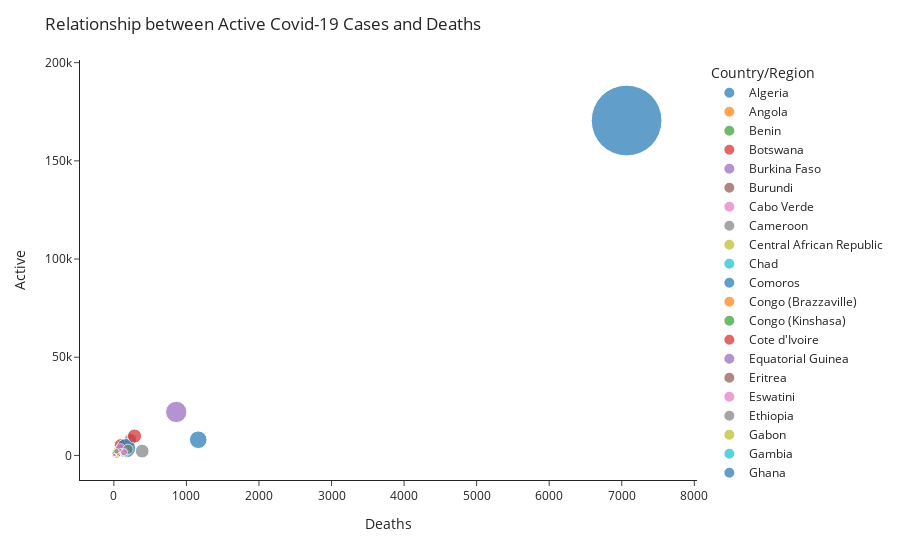

Source (notebook cell):
### Markdown cell above
The figure below sheds more light on how South Africa was affected in the early days of COVID-19 in comparison to the rest of Africa. We can clearly see that in terms of COVID-19 active cases and deaths South Africa was on its own. While cases hovered just under the 200,000 mark, deaths just slightly exceeded 7000. The rest of sub-Saharan Africa could be found at the other end of the scale. Less than 50,000 active cases and under 2000 deaths.

### Code cell
fig = px.scatter(africa, x="Deaths", y="Active", size="Confirmed", hover_name="Country/Region", color="Country/Region", template="simple_white", size_max=50)
fig.update_layout(
    height=400,
    title_text="Relationship between Active Covid-19 Cases and Deaths")
fig.show()

### Figure 1 — Plotly figure (JSON) as saved in the notebook; plotly's stock layout.template omitted (floating-point values rounded to 4 significant figures)
{"data": [{"hovertemplate": "<b>%{hovertext}</b><br><br>Country/Region=Algeria<br>Deaths=%{x}<br>Active=%{y}<br>Confirmed=%{marker.size}<extra></extra>", "hovertext": ["Algeria"], "legendgroup": "Algeria", "marker": {"color": "#1F77B4", "size": [27973], "sizemode": "area", "sizeref": 181.0, "symbol": "circle"}, "mode": "markers", "name": "Algeria", "orientation": "v", "showlegend": true, "type": "scatter", "x": [1163], "xaxis": "x", "y": [7973], "yaxis": "y"}, {"hovertemplate": "<b>%{hovertext}</b><br><br>Country/Region=Angola<br>Deaths=%{x}<br>Active=%{y}<br>Confirmed=%{marker.size}<extra></extra>", "hovertext": ["Angola"], "legendgroup": "Angola", "marker": {"color": "#FF7F0E", "size": [950], "sizemode": "area", "sizeref": 181.0, "symbol": "circle"}, "mode": "markers", "name": "Angola", "orientation": "v", "showlegend": true, "type": "scatter", "x": [41], "xaxis": "x", "y": [667], "yaxis": "y"}, {"hovertemplate": "<b>%{hovertext}</b><br><br>Country/Region=Benin<br>Deaths=%{x}<br>Active=%{y}<br>Confirmed=%{marker.size}<extra></extra>", "hovertext": ["Benin"], "legendgroup": "Benin", "marker": {"color": "#2CA02C", "size": [1770], "sizemode": "area", "sizeref": 181.0, "symbol": "circle"}, "mode": "markers", "name": "Benin", "orientation": "v", "showlegend": true, "type": "scatter", "x": [35], "xaxis": "x", "y": [699], "yaxis": "y"}, {"hovertemplate": "<b>%{hovertext}</b><br><br>Country/Region=Botswana<br>Deaths=%{x}<br>Active=%{y}<br>Confirmed=%{marker.size}<extra></extra>", "hovertext": ["Botswana"], "legendgroup": "Botswana", "marker": {"color": "#D62728", "size": [739], "sizemode": "area", "sizeref": 181.0, "symbol": "circle"}, "mode": "markers", "name": "Botswana", "orientation": "v", "showlegend": true, "type": "scatter", "x": [2], "xaxis": "x", "y": [674], "yaxis": "y"}, {"hovertemplate": "<b>%{hovertext}</b><br><br>Country/Region=Burkina Faso<br>Deaths=%{x}<br>Active=%{y}<br>Confirmed=%{marker.size}<extra></extra>", "hovertext": ["Burkina Faso"], "legendgroup": "Burkina Faso", "marker": {"color": "#9467BD", "size": [1100], "sizemode": "area", "sizeref": 181.0, "symbol": "circle"}, "mode": "markers", "name": "Burkina Faso", "orientation": "v", "showlegend": true, "type": "scatter", "x": [53], "xaxis": "x", "y": [121], "yaxis": "y"}, {"hovertemplate": "<b>%{hovertext}</b><br><br>Country/Region=Burundi<br>Deaths=%{x}<br>Active=%{y}<br>Confirmed=%{marker.size}<extra></extra>", "hovertext": ["Burundi"], "legendgroup": "Burundi", "marker": {"color": "#8C564B", "size": [378], "sizemode": "area", "sizeref": 181.0, "symbol": "circle"}, "mode": "markers", "name": "Burundi", "orientation": "v", "showlegend": true, "type": "scatter", "x": [1], "xaxis": "x", "y": [76], "yaxis": "y"}, {"hovertemplate": "<b>%{hovertext}</b><br><br>Country/Region=Cabo Verde<br>Deaths=%{x}<br>Active=%{y}<br>Confirmed=%{marker.size}<extra></extra>", "hovertext": ["Cabo Verde"], "legendgroup": "Cabo Verde", "marker": {"color": "#E377C2", "size": [2328], "sizemode": "area", "sizeref": 181.0, "symbol": "circle"}, "mode": "markers", "name": "Cabo Verde", "orientation": "v", "showlegend": true, "type": "scatter", "x": [22], "xaxis": "x", "y": [756], "yaxis": "y"}, {"hovertemplate": "<b>%{hovertext}</b><br><br>Country/Region=Cameroon<br>Deaths=%{x}<br>Active=%{y}<br>Confirmed=%{marker.size}<extra></extra>", "hovertext": ["Cameroon"], "legendgroup": "Cameroon", "marker": {"color": "#7F7F7F", "size": [17110], "sizemode": "area", "sizeref": 181.0, "symbol": "circle"}, "mode": "markers", "name": "Cameroon", "orientation": "v", "showlegend": true, "type": "scatter", "x": [391], "xaxis": "x", "y": [2180], "yaxis": "y"}, {"hovertemplate": "<b>%{hovertext}</b><br><br>Country/Region=Central African Republic<br>Deaths=%{x}<br>Active=%{y}<br>Confirmed=%{marker.size}<extra></extra>", "hovertext": ["Central African Republic"], "legendgroup": "Central African Republic", "marker": {"color": "#BCBD22", "size": [4599], "sizemode": "area", "sizeref": 181.0, "symbol": "circle"}, "mode": "markers", "name": "Central African Republic", "orientation": "v", "showlegend": true, "type": "scatter", "x": [59], "xaxis": "x", "y": [2994], "yaxis": "y"}, {"hovertemplate": "<b>%{hovertext}</b><br><br>Country/Region=Chad<br>Deaths=%{x}<br>Active=%{y}<br>Confirmed=%{marker.size}<extra></extra>", "hovertext": ["Chad"], "legendgroup": "Chad", "marker": {"color": "#17BECF", "size": [922], "sizemode": "area", "sizeref": 181.0, "symbol": "circle"}, "mode": "markers", "name": "Chad", "orientation": "v", "showlegend": true, "type": "scatter", "x": [75], "xaxis": "x", "y": [37], "yaxis": "y"}, {"hovertemplate": "<b>%{hovertext}</b><br><br>Country/Region=Comoros<br>Deaths=%{x}<br>Active=%{y}<br>Confirmed=%{marker.size}<extra></extra>", "hovertext": ["Comoros"], "legendgroup": "Comoros", "marker": {"color": "#1F77B4", "size": [354], "sizemode": "area", "sizeref": 181.0, "symbol": "circle"}, "mode": "markers", "name": "Comoros", "orientation": "v", "showlegend": true, "type": "scatter", "x": [7], "xaxis": "x", "y": [19], "yaxis": "y"}, {"hovertemplate": "<b>%{hovertext}</b><br><br>Country/Region=Congo (Brazzaville)<br>Deaths=%{x}<br>Active=%{y}<br>Confirmed=%{marker.size}<extra></extra>", "hovertext": ["Congo (Brazzaville)"], "legendgroup": "Congo (Brazzaville)", "marker": {"color": "#FF7F0E", "size": [3200], "sizemode": "area", "sizeref": 181.0, "symbol": "circle"}, "mode": "markers", "name": "Congo (Brazzaville)", "orientation": "v", "showlegend": true, "type": "scatter", "x": [54], "xaxis": "x", "y": [2317], "yaxis": "y"}, {"hovertemplate": "<b>%{hovertext}</b><br><br>Country/Region=Congo (Kinshasa)<br>Deaths=%{x}<br>Active=%{y}<br>Confirmed=%{marker.size}<extra></extra>", "hovertext": ["Congo (Kinshasa)"], "legendgroup": "Congo (Kinshasa)", "marker": {"color": "#2CA02C", "size": [8844], "sizemode": "area", "sizeref": 181.0, "symbol": "circle"}, "mode": "markers", "name": "Congo (Kinshasa)", "orientation": "v", "showlegend": true, "type": "scatter", "x": [208], "xaxis": "x", "y": [2936], "yaxis": "y"}, {"hovertemplate": "<b>%{hovertext}</b><br><br>Country/Region=Cote d'Ivoire<br>Deaths=%{x}<br>Active=%{y}<br>Confirmed=%{marker.size}<extra></extra>", "hovertext": ["Cote d'Ivoire"], "legendgroup": "Cote d'Ivoire", "marker": {"color": "#D62728", "size": [15655], "sizemode": "area", "sizeref": 181.0, "symbol": "circle"}, "mode": "markers", "name": "Cote d'Ivoire", "orientation": "v", "showlegend": true, "type": "scatter", "x": [96], "xaxis": "x", "y": [5198], "yaxis": "y"}, {"hovertemplate": "<b>%{hovertext}</b><br><br>Country/Region=Equatorial Guinea<br>Deaths=%{x}<br>Active=%{y}<br>Confirmed=%{marker.size}<extra></extra>", "hovertext": ["Equatorial Guinea"], "legendgroup": "Equatorial Guinea", "marker": {"color": "#9467BD", "size": [3071], "sizemode": "area", "sizeref": 181.0, "symbol": "circle"}, "mode": "markers", "name": "Equatorial Guinea", "orientation": "v", "showlegend": true, "type": "scatter", "x": [51], "xaxis": "x", "y": [2178], "yaxis": "y"}, {"hovertemplate": "<b>%{hovertext}</b><br><br>Country/Region=Eritrea<br>Deaths=%{x}<br>Active=%{y}<br>Confirmed=%{marker.size}<extra></extra>", "hovertext": ["Eritrea"], "legendgroup": "Eritrea", "marker": {"color": "#8C564B", "size": [265], "sizemode": "area", "sizeref": 181.0, "symbol": "circle"}, "mode": "markers", "name": "Eritrea", "orientation": "v", "showlegend": true, "type": "scatter", "x": [0], "xaxis": "x", "y": [74], "yaxis": "y"}, {"hovertemplate": "<b>%{hovertext}</b><br><br>Country/Region=Eswatini<br>Deaths=%{x}<br>Active=%{y}<br>Confirmed=%{marker.size}<extra></extra>", "hovertext": ["Eswatini"], "legendgroup": "Eswatini", "marker": {"color": "#E377C2", "size": [2316], "sizemode": "area", "sizeref": 181.0, "symbol": "circle"}, "mode": "markers", "name": "Eswatini", "orientation": "v", "showlegend": true, "type": "scatter", "x": [34], "xaxis": "x", "y": [1257], "yaxis": "y"}, {"hovertemplate": "<b>%{hovertext}</b><br><br>Country/Region=Ethiopia<br>Deaths=%{x}<br>Active=%{y}<br>Confirmed=%{marker.size}<extra></extra>", "hovertext": ["Ethiopia"], "legendgroup": "Ethiopia", "marker": {"color": "#7F7F7F", "size": [14547], "sizemode": "area", "sizeref": 181.0, "symbol": "circle"}, "mode": "markers", "name": "Ethiopia", "orientation": "v", "showlegend": true, "type": "scatter", "x": [228], "xaxis": "x", "y": [7933], "yaxis": "y"}, {"hovertemplate": "<b>%{hovertext}</b><br><br>Country/Region=Gabon<br>Deaths=%{x}<br>Active=%{y}<br>Confirmed=%{marker.size}<extra></extra>", "hovertext": ["Gabon"], "legendgroup": "Gabon", "marker": {"color": "#BCBD22", "size": [7189], "sizemode": "area", "sizeref": 181.0, "symbol": "circle"}, "mode": "markers", "name": "Gabon", "orientation": "v", "showlegend": true, "type": "scatter", "x": [49], "xaxis": "x", "y": [2458], "yaxis": "y"}, {"hovertemplate": "<b>%{hovertext}</b><br><br>Country/Region=Gambia<br>Deaths=%{x}<br>Active=%{y}<br>Confirmed=%{marker.size}<extra></extra>", "hovertext": ["Gambia"], "legendgroup": "Gambia", "marker": {"color": "#17BECF", "size": [326], "sizemode": "area", "sizeref": 181.0, "symbol": "circle"}, "mode": "markers", "name": "Gambia", "orientation": "v", "showlegend": true, "type": "scatter", "x": [8], "xaxis": "x", "y": [252], "yaxis": "y"}, {"hovertemplate": "<b>%{hovertext}</b><br><br>Country/Region=Ghana<br>Deaths=%{x}<br>Active=%{y}<br>Confirmed=%{marker.size}<extra></extra>", "hovertext": ["Ghana"], "legendgroup": "Ghana", "marker": {"color": "#1F77B4", "size": [33624], "sizemode": "area", "sizeref": 181.0, "symbol": "circle"}, "mode": "markers", "name": "Ghana", "orientation": "v", "showlegend": true, "type": "scatter", "x": [168], "xaxis": "x", "y": [3655], "yaxis": "y"}, {"hovertemplate": "<b>%{hovertext}</b><br><br>Country/Region=Guinea<br>Deaths=%{x}<br>Active=%{y}<br>Confirmed=%{marker.size}<extra></extra>", "hovertext": ["Guinea"], "legendgroup": "Guinea", "marker": {"color": "#FF7F0E", "size": [7055], "sizemode": "area", "sizeref": 181.0, "symbol": "circle"}, "mode": "markers", "name": "Guinea", "orientation": "v", "showlegend": true, "type": "scatter", "x": [45], "xaxis": "x", "y": [753], "yaxis": "y"}, {"hovertemplate": "<b>%{hovertext}</b><br><br>Country/Region=Guinea-Bissau<br>Deaths=%{x}<br>Active=%{y}<br>Confirmed=%{marker.size}<extra></extra>", "hovertext": ["Guinea-Bissau"], "legendgroup": "Guinea-Bissau", "marker": {"color": "#2CA02C", "size": [1954], "sizemode": "area", "sizeref": 181.0, "symbol": "circle"}, "mode": "markers", "name": "Guinea-Bissau", "orientation": "v", "showlegend": true, "type": "scatter", "x": [26], "xaxis": "x", "y": [1125], "yaxis": "y"}, {"hovertemplate": "<b>%{hovertext}</b><br><br>Country/Region=Kenya<br>Deaths=%{x}<br>Active=%{y}<br>Confirmed=%{marker.size}<extra></extra>", "hovertext": ["Kenya"], "legendgroup": "Kenya", "marker": {"color": "#D62728", "size": [17975], "sizemode": "area", "sizeref": 181.0, "symbol": "circle"}, "mode": "markers", "name": "Kenya", "orientation": "v", "showlegend": true, "type": "scatter", "x": [285], "xaxis": "x", "y": [9857], "yaxis": "y"}, {"hovertemplate": "<b>%{hovertext}</b><br><br>Country/Region=Lesotho<br>Deaths=%{x}<br>Active=%{y}<br>Confirmed=%{marker.size}<extra></extra>", "hovertext": ["Lesotho"], "legendgroup": "Lesotho", "marker": {"color": "#9467BD", "size": [505], "sizemode": "area", "sizeref": 181.0, "symbol": "circle"}, "mode": "markers", "name": "Lesotho", "orientation": "v", "showlegend": true, "type": "scatter", "x": [12], "xaxis": "x", "y": [365], "yaxis": "y"}, {"hovertemplate": "<b>%{hovertext}</b><br><br>Country/Region=Liberia<br>Deaths=%{x}<br>Active=%{y}<br>Confirmed=%{marker.size}<extra></extra>", "hovertext": ["Liberia"], "legendgroup": "Liberia", "marker": {"color": "#8C564B", "size": [1167], "sizemode": "area", "sizeref": 181.0, "symbol": "circle"}, "mode": "markers", "name": "Liberia", "orientation": "v", "showlegend": true, "type": "scatter", "x": [72], "xaxis": "x", "y": [449], "yaxis": "y"}, {"hovertemplate": "<b>%{hovertext}</b><br><br>Country/Region=Madagascar<br>Deaths=%{x}<br>Active=%{y}<br>Confirmed=%{marker.size}<extra></extra>", "hovertext": ["Madagascar"], "legendgroup": "Madagascar", "marker": {"color": "#E377C2", "size": [9690], "sizemode": "area", "sizeref": 181.0, "symbol": "circle"}, "mode": "markers", "name": "Madagascar", "orientation": "v", "showlegend": true, "type": "scatter", "x": [91], "xaxis": "x", "y": [3339], "yaxis": "y"}, {"hovertemplate": "<b>%{hovertext}</b><br><br>Country/Region=Malawi<br>Deaths=%{x}<br>Active=%{y}<br>Confirmed=%{marker.size}<extra></extra>", "hovertext": ["Malawi"], "legendgroup": "Malawi", "marker": {"color": "#7F7F7F", "size": [3664], "sizemode": "area", "sizeref": 181.0, "symbol": "circle"}, "mode": "markers", "name": "Malawi", "orientation": "v", "showlegend": true, "type": "scatter", "x": [99], "xaxis": "x", "y": [1920], "yaxis": "y"}, {"hovertemplate": "<b>%{hovertext}</b><br><br>Country/Region=Mali<br>Deaths=%{x}<br>Active=%{y}<br>Confirmed=%{marker.size}<extra></extra>", "hovertext": ["Mali"], "legendgroup": "Mali", "marker": {"color": "#BCBD22", "size": [2513], "sizemode": "area", "sizeref": 181.0, "symbol": "circle"}, "mode": "markers", "name": "Mali", "orientation": "v", "showlegend": true, "type": "scatter", "x": [124], "xaxis": "x", "y": [476], "yaxis": "y"}, {"hovertemplate": "<b>%{hovertext}</b><br><br>Country/Region=Mauritania<br>Deaths=%{x}<br>Active=%{y}<br>Confirmed=%{marker.size}<extra></extra>", "hovertext": ["Mauritania"], "legendgroup": "Mauritania", "marker": {"color": "#17BECF", "size": [6208], "sizemode": "area", "sizeref": 181.0, "symbol": "circle"}, "mode": "markers", "name": "Mauritania", "orientation": "v", "showlegend": true, "type": "scatter", "x": [156], "xaxis": "x", "y": [1399], "yaxis": "y"}, {"hovertemplate": "<b>%{hovertext}</b><br><br>Country/Region=Mauritius<br>Deaths=%{x}<br>Active=%{y}<br>Confirmed=%{marker.size}<extra></extra>", "hovertext": ["Mauritius"], "legendgroup": "Mauritius", "marker": {"color": "#1F77B4", "size": [344], "sizemode": "area", "sizeref": 181.0, "symbol": "circle"}, "mode": "markers", "name": "Mauritius", "orientation": "v", "showlegend": true, "type": "scatter", "x": [10], "xaxis": "x", "y": [2], "yaxis": "y"}, {"hovertemplate": "<b>%{hovertext}</b><br><br>Country/Region=Mozambique<br>Deaths=%{x}<br>Active=%{y}<br>Confirmed=%{marker.size}<extra></extra>", "hovertext": ["Mozambique"], "legendgroup": "Mozambique", "marker": {"color": "#FF7F0E", "size": [1701], "sizemode": "area", "sizeref": 181.0, "symbol": "circle"}, "mode": "markers", "name": "Mozambique", "orientation": "v", "showlegend": true, "type": "scatter", "x": [11], "xaxis": "x", "y": [1690], "yaxis": "y"}, {"hovertemplate": "<b>%{hovertext}</b><br><br>Country/Region=Namibia<br>Deaths=%{x}<br>Active=%{y}<br>Confirmed=%{marker.size}<extra></extra>", "hovertext": ["Namibia"], "legendgroup": "Namibia", "marker": {"color": "#2CA02C", "size": [1843], "sizemode": "area", "sizeref": 181.0, "symbol": "circle"}, "mode": "markers", "name": "Namibia", "orientation": "v", "showlegend": true, "type": "scatter", "x": [8], "xaxis": "x", "y": [1734], "yaxis": "y"}, {"hovertemplate": "<b>%{hovertext}</b><br><br>Country/Region=Niger<br>Deaths=%{x}<br>Active=%{y}<br>Confirmed=%{marker.size}<extra></extra>", "hovertext": ["Niger"], "legendgroup": "Niger", "marker": {"color": "#D62728", "size": [1132], "sizemode": "area", "sizeref": 181.0, "symbol": "circle"}, "mode": "markers", "name": "Niger", "orientation": "v", "showlegend": true, "type": "scatter", "x": [69], "xaxis": "x", "y": [36], "yaxis": "y"}, {"hovertemplate": "<b>%{hovertext}</b><br><br>Country/Region=Nigeria<br>Deaths=%{x}<br>Active=%{y}<br>Confirmed=%{marker.size}<extra></extra>", "hovertext": ["Nigeria"], "legendgroup": "Nigeria", "marker": {"color": "#9467BD", "size": [41180], "sizemode": "area", "sizeref": 181.0, "symbol": "circle"}, "mode": "markers", "name": "Nigeria", "orientation": "v", "showlegend": true, "type": "scatter", "x": [860], "xaxis": "x", "y": [22117], "yaxis": "y"}, {"hovertemplate": "<b>%{hovertext}</b><br><br>Country/Region=Rwanda<br>Deaths=%{x}<br>Active=%{y}<br>Confirmed=%{marker.size}<extra></extra>", "hovertext": ["Rwanda"], "legendgroup": "Rwanda", "marker": {"color": "#8C564B", "size": [1879], "sizemode": "area", "sizeref": 181.0, "symbol": "circle"}, "mode": "markers", "name": "Rwanda", "orientation": "v", "showlegend": true, "type": "scatter", "x": [5], "xaxis": "x", "y": [899], "yaxis": "y"}, {"hovertemplate": "<b>%{hovertext}</b><br><br>Country/Region=Sao Tome and Principe<br>Deaths=%{x}<br>Active=%{y}<br>Confirmed=%{marker.size}<extra></extra>", "hovertext": ["Sao Tome and Principe"], "legendgroup": "Sao Tome and Principe", "marker": {"color": "#E377C2", "size": [865], "sizemode": "area", "sizeref": 181.0, "symbol": "circle"}, "mode": "markers", "name": "Sao Tome and Principe", "orientation": "v", "showlegend": true, "type": "scatter", "x": [14], "xaxis": "x", "y": [117], "yaxis": "y"}, {"hovertemplate": "<b>%{hovertext}</b><br><br>Country/Region=Senegal<br>Deaths=%{x}<br>Active=%{y}<br>Confirmed=%{marker.size}<extra></extra>", "hovertext": ["Senegal"], "legendgroup": "Senegal", "marker": {"color": "#7F7F7F", "size": [9764], "sizemode": "area", "sizeref": 181.0, "symbol": "circle"}, "mode": "markers", "name": "Senegal", "orientation": "v", "showlegend": true, "type": "scatter", "x": [194], "xaxis": "x", "y": [3093], "yaxis": "y"}, {"hovertemplate": "<b>%{hovertext}</b><br><br>Country/Region=Seychelles<br>Deaths=%{x}<br>Active=%{y}<br>Confirmed=%{marker.size}<extra></extra>", "hovertext": ["Seychelles"], "legendgroup": "Seychelles", "marker": {"color": "#BCBD22", "size": [114], "sizemode": "area", "sizeref": 181.0, "symbol": "circle"}, "mode": "markers", "name": "Seychelles", "orientation": "v", "showlegend": true, "type": "scatter", "x": [0], "xaxis": "x", "y": [75], "yaxis": "y"}, {"hovertemplate": "<b>%{hovertext}</b><br><br>Country/Region=Sierra Leone<br>Deaths=%{x}<br>Active=%{y}<br>Confirmed=%{marker.size}<extra></extra>", "hovertext": ["Sierra Leone"], "legendgroup": "Sierra Leone", "marker": {"color": "#17BECF", "size": [1783], "sizemode": "area", "sizeref": 181.0, "symbol": "circle"}, "mode": "markers", "name": "Sierra Leone", "orientation": "v", "showlegend": true, "type": "scatter", "x": [66], "xaxis": "x", "y": [400], "yaxis": "y"}, {"hovertemplate": "<b>%{hovertext}</b><br><br>Country/Region=South Africa<br>Deaths=%{x}<br>Active=%{y}<br>Confirmed=%{marker.size}<extra></extra>", "hovertext": ["South Africa"], "legendgroup": "South Africa", "marker": {"color": "#1F77B4", "size": [452529], "sizemode": "area", "sizeref": 181.0, "symbol": "circle"}, "mode": "markers", "name": "South Africa", "orientation": "v", "showlegend": true, "type": "scatter", "x": [7067], "xaxis": "x", "y": [170537], "yaxis": "y"}, {"hovertemplate": "<b>%{hovertext}</b><br><br>Country/Region=South Sudan<br>Deaths=%{x}<br>Active=%{y}<br>Confirmed=%{marker.size}<extra></extra>", "hovertext": ["South Sudan"], "legendgroup": "South Sudan", "marker": {"color": "#FF7F0E", "size": [2305], "sizemode": "area", "sizeref": 181.0, "symbol": "circle"}, "mode": "markers", "name": "South Sudan", "orientation": "v", "showlegend": true, "type": "scatter", "x": [46], "xaxis": "x", "y": [1084], "yaxis": "y"}, {"hovertemplate": "<b>%{hovertext}</b><br><br>Country/Region=Tanzania<br>Deaths=%{x}<br>Active=%{y}<br>Confirmed=%{marker.size}<extra></extra>", "hovertext": ["Tanzania"], "legendgroup": "Tanzania", "marker": {"color": "#2CA02C", "size": [509], "sizemode": "area", "sizeref": 181.0, "symbol": "circle"}, "mode": "markers", "name": "Tanzania", "orientation": "v", "showlegend": true, "type": "scatter", "x": [21], "xaxis": "x", "y": [305], "yaxis": "y"}, {"hovertemplate": "<b>%{hovertext}</b><br><br>Country/Region=Togo<br>Deaths=%{x}<br>Active=%{y}<br>Confirmed=%{marker.size}<extra></extra>", "hovertext": ["Togo"], "legendgroup": "Togo", "marker": {"color": "#D62728", "size": [874], "sizemode": "area", "sizeref": 181.0, "symbol": "circle"}, "mode": "markers", "name": "Togo", "orientation": "v", "showlegend": true, "type": "scatter", "x": [18], "xaxis": "x", "y": [249], "yaxis": "y"}, {"hovertemplate": "<b>%{hovertext}</b><br><br>Country/Region=Uganda<br>Deaths=%{x}<br>Active=%{y}<br>Confirmed=%{marker.size}<extra></extra>", "hovertext": ["Uganda"], "legendgroup": "Uganda", "marker": {"color": "#9467BD", "size": [1128], "sizemode": "area", "sizeref": 181.0, "symbol": "circle"}, "mode": "markers", "name": "Uganda", "orientation": "v", "showlegend": true, "type": "scatter", "x": [2], "xaxis": "x", "y": [140], "yaxis": "y"}, {"hovertemplate": "<b>%{hovertext}</b><br><br>Country/Region=Western Sahara<br>Deaths=%{x}<br>Active=%{y}<br>Confirmed=%{marker.size}<extra></extra>", "hovertext": ["Western Sahara"], "legendgroup": "Western Sahara", "marker": {"color": "#8C564B", "size": [10], "sizemode": "area", "sizeref": 181.0, "symbol": "circle"}, "mode": "markers", "name": "Western Sahara", "orientation": "v", "showlegend": true, "type": "scatter", "x": [1], "xaxis": "x", "y": [1], "yaxis": "y"}, {"hovertemplate": "<b>%{hovertext}</b><br><br>Country/Region=Zambia<br>Deaths=%{x}<br>Active=%{y}<br>Confirmed=%{marker.size}<extra></extra>", "hovertext": ["Zambia"], "legendgroup": "Zambia", "marker": {"color": "#E377C2", "size": [4552], "sizemode": "area", "sizeref": 181.0, "symbol": "circle"}, "mode": "markers", "name": "Zambia", "orientation": "v", "showlegend": true, "type": "scatter", "x": [140], "xaxis": "x", "y": [1597], "yaxis": "y"}, {"hovertemplate": "<b>%{hovertext}</b><br><br>Country/Region=Zimbabwe<br>Deaths=%{x}<br>Active=%{y}<br>Confirmed=%{marker.size}<extra></extra>", "hovertext": ["Zimbabwe"], "legendgroup": "Zimbabwe", "marker": {"color": "#7F7F7F", "size": [2704], "sizemode": "area", "sizeref": 181.0, "symbol": "circle"}, "mode": "markers", "name": "Zimbabwe", "orientation": "v", "showlegend": true, "type": "scatter", "x": [36], "xaxis": "x", "y": [2126], "yaxis": "y"}], "layout": {"autosize": true, "legend": {"itemsizing": "constant", "title": {"text": "Country/Region"}, "tracegroupgap": 0}, "margin": {"t": 60}, "title": {"text": "Relationship between Active Covid-19 Cases and Deaths"}, "xaxis": {"anchor": "y", "autorange": true, "domain": [0, 1], "range": [-443.8, 7859.0], "title": {"text": "Deaths"}, "type": "linear"}, "yaxis": {"anchor": "x", "autorange": true, "domain": [0, 1], "range": [-17940.0, 218300.0], "title": {"text": "Active"}, "type": "linear"}}}
